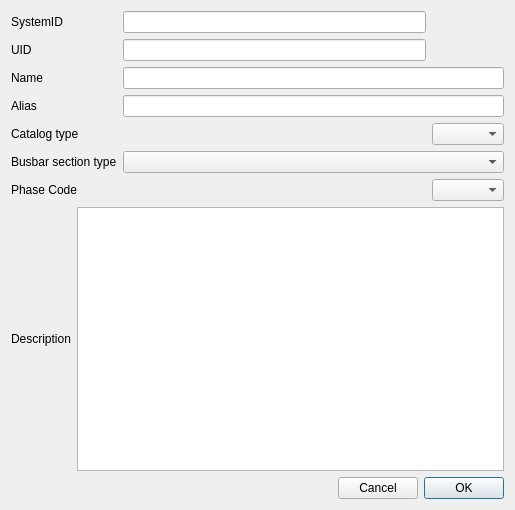
<?xml version="1.0" encoding="UTF-8"?>
<ui version="4.0">
 <class>BusbarPlacement</class>
 <widget class="QDialog" name="BusbarPlacement">
  <property name="geometry">
   <rect>
    <x>0</x>
    <y>0</y>
    <width>515</width>
    <height>510</height>
   </rect>
  </property>
  <property name="windowTitle">
   <string>Dialog</string>
  </property>
  <layout class="QGridLayout" name="gridLayout_2">
   <item row="0" column="0">
    <layout class="QGridLayout" name="gridLayout">
     <item row="1" column="0" colspan="2">
      <layout class="QVBoxLayout" name="verticalLayout_3">
       <item>
        <widget class="QLabel" name="label_name">
         <property name="text">
          <string>Name</string>
         </property>
        </widget>
       </item>
       <item>
        <widget class="QLabel" name="label_alias">
         <property name="text">
          <string>Alias</string>
         </property>
        </widget>
       </item>
      </layout>
     </item>
     <item row="0" column="2">
      <layout class="QVBoxLayout" name="verticalLayout_2">
       <item>
        <widget class="QLineEdit" name="lineEdit_sysid">
         <property name="enabled">
          <bool>true</bool>
         </property>
         <property name="readOnly">
          <bool>true</bool>
         </property>
        </widget>
       </item>
       <item>
        <widget class="QLineEdit" name="lineEdit_uid">
         <property name="readOnly">
          <bool>false</bool>
         </property>
        </widget>
       </item>
      </layout>
     </item>
     <item row="2" column="0" rowspan="3" colspan="2">
      <layout class="QVBoxLayout" name="verticalLayout_5">
       <item>
        <widget class="QLabel" name="label_cattype">
         <property name="text">
          <string>Catalog type</string>
         </property>
        </widget>
       </item>
       <item>
        <widget class="QLabel" name="label_busection">
         <property name="text">
          <string>Busbar section type</string>
         </property>
        </widget>
       </item>
       <item>
        <widget class="QLabel" name="label_phasecode">
         <property name="layoutDirection">
          <enum>Qt::LeftToRight</enum>
         </property>
         <property name="text">
          <string>Phase Code</string>
         </property>
        </widget>
       </item>
      </layout>
     </item>
     <item row="2" column="3">
      <widget class="QComboBox" name="comboBox_cattype">
       <property name="layoutDirection">
        <enum>Qt::LeftToRight</enum>
       </property>
       <property name="currentText">
        <string/>
       </property>
      </widget>
     </item>
     <item row="3" column="2" colspan="2">
      <widget class="QComboBox" name="comboBox_bussec"/>
     </item>
     <item row="0" column="0" colspan="2">
      <layout class="QVBoxLayout" name="verticalLayout">
       <item>
        <widget class="QLabel" name="label_sysid">
         <property name="text">
          <string>SystemID</string>
         </property>
        </widget>
       </item>
       <item>
        <widget class="QLabel" name="label_uid">
         <property name="text">
          <string>UID</string>
         </property>
        </widget>
       </item>
      </layout>
     </item>
     <item row="1" column="2" colspan="2">
      <layout class="QVBoxLayout" name="verticalLayout_4">
       <item>
        <widget class="QLineEdit" name="lineEdit_name"/>
       </item>
       <item>
        <widget class="QLineEdit" name="lineEdit_alias"/>
       </item>
      </layout>
     </item>
     <item row="4" column="3">
      <widget class="QComboBox" name="comboBox_phasecode"/>
     </item>
     <item row="5" column="0" colspan="4">
      <layout class="QHBoxLayout" name="horizontalLayout_3">
       <item>
        <widget class="QLabel" name="label_descr">
         <property name="text">
          <string>Description</string>
         </property>
        </widget>
       </item>
       <item>
        <widget class="QTextEdit" name="textEdit_decr"/>
       </item>
      </layout>
     </item>
    </layout>
   </item>
   <item row="1" column="0" alignment="Qt::AlignLeft">
    <widget class="QDialogButtonBox" name="buttonBox">
     <property name="layoutDirection">
      <enum>Qt::RightToLeft</enum>
     </property>
     <property name="standardButtons">
      <set>QDialogButtonBox::Cancel|QDialogButtonBox::Ok</set>
     </property>
    </widget>
   </item>
  </layout>
 </widget>
 <resources/>
 <connections/>
</ui>
